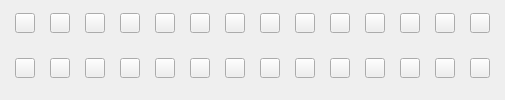
       <widget class="QWidget" name="widget_2" native="true">
        <property name="sizePolicy">
         <sizepolicy hsizetype="Preferred" vsizetype="Preferred">
          <horstretch>0</horstretch>
          <verstretch>0</verstretch>
         </sizepolicy>
        </property>
        <property name="maximumSize">
         <size>
          <width>16777215</width>
          <height>200</height>
         </size>
        </property>
        <layout class="QGridLayout" name="gridLayout_2">
         <property name="leftMargin">
          <number>15</number>
         </property>
         <property name="topMargin">
          <number>0</number>
         </property>
         <property name="rightMargin">
          <number>15</number>
         </property>
         <property name="bottomMargin">
          <number>15</number>
         </property>
         <property name="spacing">
          <number>15</number>
         </property>
         <item row="0" column="10">
          <widget class="QPushButton" name="colorButton_11">
           <property name="sizePolicy">
            <sizepolicy hsizetype="Fixed" vsizetype="Fixed">
             <horstretch>0</horstretch>
             <verstretch>0</verstretch>
            </sizepolicy>
           </property>
           <property name="minimumSize">
            <size>
             <width>20</width>
             <height>20</height>
            </size>
           </property>
           <property name="maximumSize">
            <size>
             <width>20</width>
             <height>13</height>
            </size>
           </property>
           <property name="text">
            <string/>
           </property>
          </widget>
         </item>
         <item row="0" column="6">
          <widget class="QPushButton" name="colorButton_7">
           <property name="sizePolicy">
            <sizepolicy hsizetype="Fixed" vsizetype="Fixed">
             <horstretch>0</horstretch>
             <verstretch>0</verstretch>
            </sizepolicy>
           </property>
           <property name="minimumSize">
            <size>
             <width>20</width>
             <height>20</height>
            </size>
           </property>
           <property name="maximumSize">
            <size>
             <width>20</width>
             <height>13</height>
            </size>
           </property>
           <property name="text">
            <string/>
           </property>
          </widget>
         </item>
         <item row="0" column="8">
          <widget class="QPushButton" name="colorButton_9">
           <property name="sizePolicy">
            <sizepolicy hsizetype="Fixed" vsizetype="Fixed">
             <horstretch>0</horstretch>
             <verstretch>0</verstretch>
            </sizepolicy>
           </property>
           <property name="minimumSize">
            <size>
             <width>20</width>
             <height>20</height>
            </size>
           </property>
           <property name="maximumSize">
            <size>
             <width>20</width>
             <height>13</height>
            </size>
           </property>
           <property name="text">
            <string/>
           </property>
          </widget>
         </item>
         <item row="0" column="9">
          <widget class="QPushButton" name="colorButton_10">
           <property name="sizePolicy">
            <sizepolicy hsizetype="Fixed" vsizetype="Fixed">
             <horstretch>0</horstretch>
             <verstretch>0</verstretch>
            </sizepolicy>
           </property>
           <property name="minimumSize">
            <size>
             <width>20</width>
             <height>20</height>
            </size>
           </property>
           <property name="maximumSize">
            <size>
             <width>20</width>
             <height>13</height>
            </size>
           </property>
           <property name="text">
            <string/>
           </property>
          </widget>
         </item>
         <item row="1" column="8">
          <widget class="QPushButton" name="colorButton_23">
           <property name="sizePolicy">
            <sizepolicy hsizetype="Fixed" vsizetype="Fixed">
             <horstretch>0</horstretch>
             <verstretch>0</verstretch>
            </sizepolicy>
           </property>
           <property name="minimumSize">
            <size>
             <width>20</width>
             <height>20</height>
            </size>
           </property>
           <property name="maximumSize">
            <size>
             <width>20</width>
             <height>13</height>
            </size>
           </property>
           <property name="text">
            <string/>
           </property>
          </widget>
         </item>
         <item row="1" column="3">
          <widget class="QPushButton" name="colorButton_18">
           <property name="sizePolicy">
            <sizepolicy hsizetype="Fixed" vsizetype="Fixed">
             <horstretch>0</horstretch>
             <verstretch>0</verstretch>
            </sizepolicy>
           </property>
           <property name="minimumSize">
            <size>
             <width>20</width>
             <height>20</height>
            </size>
           </property>
           <property name="maximumSize">
            <size>
             <width>20</width>
             <height>13</height>
            </size>
           </property>
           <property name="text">
            <string/>
           </property>
          </widget>
         </item>
         <item row="1" column="5">
          <widget class="QPushButton" name="colorButton_20">
           <property name="sizePolicy">
            <sizepolicy hsizetype="Fixed" vsizetype="Fixed">
             <horstretch>0</horstretch>
             <verstretch>0</verstretch>
            </sizepolicy>
           </property>
           <property name="minimumSize">
            <size>
             <width>20</width>
             <height>20</height>
            </size>
           </property>
           <property name="maximumSize">
            <size>
             <width>20</width>
             <height>13</height>
            </size>
           </property>
           <property name="text">
            <string/>
           </property>
          </widget>
         </item>
         <item row="0" column="5">
          <widget class="QPushButton" name="colorButton_6">
           <property name="sizePolicy">
            <sizepolicy hsizetype="Fixed" vsizetype="Fixed">
             <horstretch>0</horstretch>
             <verstretch>0</verstretch>
            </sizepolicy>
           </property>
           <property name="minimumSize">
            <size>
             <width>20</width>
             <height>20</height>
            </size>
           </property>
           <property name="maximumSize">
            <size>
             <width>20</width>
             <height>13</height>
            </size>
           </property>
           <property name="text">
            <string/>
           </property>
          </widget>
         </item>
         <item row="0" column="2">
          <widget class="QPushButton" name="colorButton_3">
           <property name="sizePolicy">
            <sizepolicy hsizetype="Fixed" vsizetype="Fixed">
             <horstretch>0</horstretch>
             <verstretch>0</verstretch>
            </sizepolicy>
           </property>
           <property name="minimumSize">
            <size>
             <width>20</width>
             <height>20</height>
            </size>
           </property>
           <property name="maximumSize">
            <size>
             <width>20</width>
             <height>13</height>
            </size>
           </property>
           <property name="text">
            <string/>
           </property>
          </widget>
         </item>
         <item row="1" column="9">
          <widget class="QPushButton" name="colorButton_24">
           <property name="sizePolicy">
            <sizepolicy hsizetype="Fixed" vsizetype="Fixed">
             <horstretch>0</horstretch>
             <verstretch>0</verstretch>
            </sizepolicy>
           </property>
           <property name="minimumSize">
            <size>
             <width>20</width>
             <height>20</height>
            </size>
           </property>
           <property name="maximumSize">
            <size>
             <width>20</width>
             <height>13</height>
            </size>
           </property>
           <property name="text">
            <string/>
           </property>
          </widget>
         </item>
         <item row="1" column="2">
          <widget class="QPushButton" name="colorButton_17">
           <property name="sizePolicy">
            <sizepolicy hsizetype="Fixed" vsizetype="Fixed">
             <horstretch>0</horstretch>
             <verstretch>0</verstretch>
            </sizepolicy>
           </property>
           <property name="minimumSize">
            <size>
             <width>20</width>
             <height>20</height>
            </size>
           </property>
           <property name="maximumSize">
            <size>
             <width>20</width>
             <height>13</height>
            </size>
           </property>
           <property name="text">
            <string/>
           </property>
          </widget>
         </item>
         <item row="0" column="0">
          <widget class="QPushButton" name="colorButton_1">
           <property name="sizePolicy">
            <sizepolicy hsizetype="Fixed" vsizetype="Fixed">
             <horstretch>0</horstretch>
             <verstretch>0</verstretch>
            </sizepolicy>
           </property>
           <property name="minimumSize">
            <size>
             <width>20</width>
             <height>20</height>
            </size>
           </property>
           <property name="maximumSize">
            <size>
             <width>20</width>
             <height>13</height>
            </size>
           </property>
           <property name="styleSheet">
            <string notr="true"/>
           </property>
           <property name="text">
            <string/>
           </property>
          </widget>
         </item>
         <item row="0" column="7">
          <widget class="QPushButton" name="colorButton_8">
           <property name="sizePolicy">
            <sizepolicy hsizetype="Fixed" vsizetype="Fixed">
             <horstretch>0</horstretch>
             <verstretch>0</verstretch>
            </sizepolicy>
           </property>
           <property name="minimumSize">
            <size>
             <width>20</width>
             <height>20</height>
            </size>
           </property>
           <property name="maximumSize">
            <size>
             <width>20</width>
             <height>13</height>
            </size>
           </property>
           <property name="text">
            <string/>
           </property>
          </widget>
         </item>
         <item row="1" column="12">
          <widget class="QPushButton" name="colorButton_27">
           <property name="sizePolicy">
            <sizepolicy hsizetype="Fixed" vsizetype="Fixed">
             <horstretch>0</horstretch>
             <verstretch>0</verstretch>
            </sizepolicy>
           </property>
           <property name="minimumSize">
            <size>
             <width>20</width>
             <height>20</height>
            </size>
           </property>
           <property name="maximumSize">
            <size>
             <width>20</width>
             <height>13</height>
            </size>
           </property>
           <property name="text">
            <string/>
           </property>
          </widget>
         </item>
         <item row="1" column="7">
          <widget class="QPushButton" name="colorButton_22">
           <property name="sizePolicy">
            <sizepolicy hsizetype="Fixed" vsizetype="Fixed">
             <horstretch>0</horstretch>
             <verstretch>0</verstretch>
            </sizepolicy>
           </property>
           <property name="minimumSize">
            <size>
             <width>20</width>
             <height>20</height>
            </size>
           </property>
           <property name="maximumSize">
            <size>
             <width>20</width>
             <height>13</height>
            </size>
           </property>
           <property name="text">
            <string/>
           </property>
          </widget>
         </item>
         <item row="1" column="0">
          <widget class="QPushButton" name="colorButton_15">
           <property name="sizePolicy">
            <sizepolicy hsizetype="Fixed" vsizetype="Fixed">
             <horstretch>0</horstretch>
             <verstretch>0</verstretch>
            </sizepolicy>
           </property>
           <property name="minimumSize">
            <size>
             <width>20</width>
             <height>20</height>
            </size>
           </property>
           <property name="maximumSize">
            <size>
             <width>20</width>
             <height>13</height>
            </size>
           </property>
           <property name="text">
            <string/>
           </property>
          </widget>
         </item>
         <item row="0" column="4">
          <widget class="QPushButton" name="colorButton_5">
           <property name="sizePolicy">
            <sizepolicy hsizetype="Fixed" vsizetype="Fixed">
             <horstretch>0</horstretch>
             <verstretch>0</verstretch>
            </sizepolicy>
           </property>
           <property name="minimumSize">
            <size>
             <width>20</width>
             <height>20</height>
            </size>
           </property>
           <property name="maximumSize">
            <size>
             <width>20</width>
             <height>13</height>
            </size>
           </property>
           <property name="text">
            <string/>
           </property>
          </widget>
         </item>
         <item row="0" column="1">
          <widget class="QPushButton" name="colorButton_2">
           <property name="sizePolicy">
            <sizepolicy hsizetype="Fixed" vsizetype="Fixed">
             <horstretch>0</horstretch>
             <verstretch>0</verstretch>
            </sizepolicy>
           </property>
           <property name="minimumSize">
            <size>
             <width>20</width>
             <height>20</height>
            </size>
           </property>
           <property name="maximumSize">
            <size>
             <width>20</width>
             <height>13</height>
            </size>
           </property>
           <property name="text">
            <string/>
           </property>
          </widget>
         </item>
         <item row="1" column="1">
          <widget class="QPushButton" name="colorButton_16">
           <property name="sizePolicy">
            <sizepolicy hsizetype="Fixed" vsizetype="Fixed">
             <horstretch>0</horstretch>
             <verstretch>0</verstretch>
            </sizepolicy>
           </property>
           <property name="minimumSize">
            <size>
             <width>20</width>
             <height>20</height>
            </size>
           </property>
           <property name="maximumSize">
            <size>
             <width>20</width>
             <height>13</height>
            </size>
           </property>
           <property name="text">
            <string/>
           </property>
          </widget>
         </item>
         <item row="0" column="13">
          <widget class="QPushButton" name="colorButton_14">
           <property name="sizePolicy">
            <sizepolicy hsizetype="Fixed" vsizetype="Fixed">
             <horstretch>0</horstretch>
             <verstretch>0</verstretch>
            </sizepolicy>
           </property>
           <property name="minimumSize">
            <size>
             <width>20</width>
             <height>20</height>
            </size>
           </property>
           <property name="maximumSize">
            <size>
             <width>20</width>
             <height>13</height>
            </size>
           </property>
           <property name="text">
            <string/>
           </property>
          </widget>
         </item>
         <item row="0" column="3">
          <widget class="QPushButton" name="colorButton_4">
           <property name="sizePolicy">
            <sizepolicy hsizetype="Fixed" vsizetype="Fixed">
             <horstretch>0</horstretch>
             <verstretch>0</verstretch>
            </sizepolicy>
           </property>
           <property name="minimumSize">
            <size>
             <width>20</width>
             <height>20</height>
            </size>
           </property>
           <property name="maximumSize">
            <size>
             <width>20</width>
             <height>13</height>
            </size>
           </property>
           <property name="text">
            <string/>
           </property>
          </widget>
         </item>
         <item row="1" column="6">
          <widget class="QPushButton" name="colorButton_21">
           <property name="sizePolicy">
            <sizepolicy hsizetype="Fixed" vsizetype="Fixed">
             <horstretch>0</horstretch>
             <verstretch>0</verstretch>
            </sizepolicy>
           </property>
           <property name="minimumSize">
            <size>
             <width>20</width>
             <height>20</height>
            </size>
           </property>
           <property name="maximumSize">
            <size>
             <width>20</width>
             <height>13</height>
            </size>
           </property>
           <property name="text">
            <string/>
           </property>
          </widget>
         </item>
         <item row="1" column="10">
          <widget class="QPushButton" name="colorButton_25">
           <property name="sizePolicy">
            <sizepolicy hsizetype="Fixed" vsizetype="Fixed">
             <horstretch>0</horstretch>
             <verstretch>0</verstretch>
            </sizepolicy>
           </property>
           <property name="minimumSize">
            <size>
             <width>20</width>
             <height>20</height>
            </size>
           </property>
           <property name="maximumSize">
            <size>
             <width>20</width>
             <height>13</height>
            </size>
           </property>
           <property name="text">
            <string/>
           </property>
          </widget>
         </item>
         <item row="0" column="11">
          <widget class="QPushButton" name="colorButton_12">
           <property name="sizePolicy">
            <sizepolicy hsizetype="Fixed" vsizetype="Fixed">
             <horstretch>0</horstretch>
             <verstretch>0</verstretch>
            </sizepolicy>
           </property>
           <property name="minimumSize">
            <size>
             <width>20</width>
             <height>20</height>
            </size>
           </property>
           <property name="maximumSize">
            <size>
             <width>20</width>
             <height>13</height>
            </size>
           </property>
           <property name="text">
            <string/>
           </property>
          </widget>
         </item>
         <item row="1" column="4">
          <widget class="QPushButton" name="colorButton_19">
           <property name="sizePolicy">
            <sizepolicy hsizetype="Fixed" vsizetype="Fixed">
             <horstretch>0</horstretch>
             <verstretch>0</verstretch>
            </sizepolicy>
           </property>
           <property name="minimumSize">
            <size>
             <width>20</width>
             <height>20</height>
            </size>
           </property>
           <property name="maximumSize">
            <size>
             <width>20</width>
             <height>13</height>
            </size>
           </property>
           <property name="text">
            <string/>
           </property>
          </widget>
         </item>
         <item row="0" column="12">
          <widget class="QPushButton" name="colorButton_13">
           <property name="sizePolicy">
            <sizepolicy hsizetype="Fixed" vsizetype="Fixed">
             <horstretch>0</horstretch>
             <verstretch>0</verstretch>
            </sizepolicy>
           </property>
           <property name="minimumSize">
            <size>
             <width>20</width>
             <height>20</height>
            </size>
           </property>
           <property name="maximumSize">
            <size>
             <width>20</width>
             <height>13</height>
            </size>
           </property>
           <property name="text">
            <string/>
           </property>
          </widget>
         </item>
         <item row="1" column="11">
          <widget class="QPushButton" name="colorButton_26">
           <property name="sizePolicy">
            <sizepolicy hsizetype="Fixed" vsizetype="Fixed">
             <horstretch>0</horstretch>
             <verstretch>0</verstretch>
            </sizepolicy>
           </property>
           <property name="minimumSize">
            <size>
             <width>20</width>
             <height>20</height>
            </size>
           </property>
           <property name="maximumSize">
            <size>
             <width>20</width>
             <height>13</height>
            </size>
           </property>
           <property name="text">
            <string/>
           </property>
          </widget>
         </item>
         <item row="1" column="13">
          <widget class="QPushButton" name="colorButton_28">
           <property name="sizePolicy">
            <sizepolicy hsizetype="Fixed" vsizetype="Fixed">
             <horstretch>0</horstretch>
             <verstretch>0</verstretch>
            </sizepolicy>
           </property>
           <property name="minimumSize">
            <size>
             <width>20</width>
             <height>20</height>
            </size>
           </property>
           <property name="maximumSize">
            <size>
             <width>20</width>
             <height>13</height>
            </size>
           </property>
           <property name="text">
            <string/>
           </property>
          </widget>
         </item>
        </layout>
       </widget>
